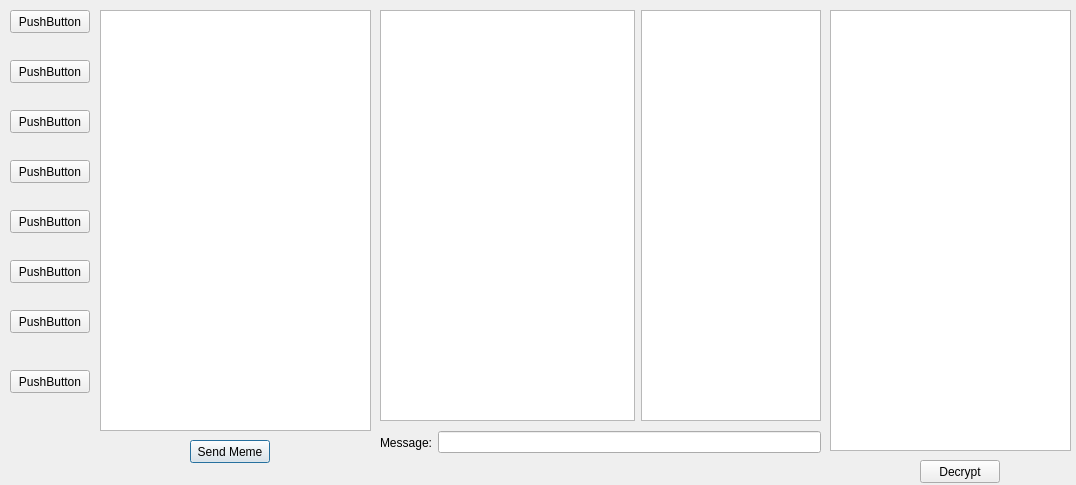
<?xml version="1.0" encoding="UTF-8"?>
<ui version="4.0">
 <class>ChatDialog</class>
 <widget class="QDialog" name="ChatDialog">
  <property name="geometry">
   <rect>
    <x>0</x>
    <y>0</y>
    <width>1076</width>
    <height>485</height>
   </rect>
  </property>
  <property name="windowTitle">
   <string>Chat</string>
  </property>
  <widget class="QWidget" name="layoutWidget">
   <property name="geometry">
    <rect>
     <x>380</x>
     <y>10</y>
     <width>441</width>
     <height>411</height>
    </rect>
   </property>
   <layout class="QHBoxLayout">
    <property name="spacing">
     <number>6</number>
    </property>
    <property name="leftMargin">
     <number>0</number>
    </property>
    <property name="topMargin">
     <number>0</number>
    </property>
    <property name="rightMargin">
     <number>0</number>
    </property>
    <property name="bottomMargin">
     <number>0</number>
    </property>
    <item>
     <widget class="QTextEdit" name="textEdit">
      <property name="focusPolicy">
       <enum>Qt::NoFocus</enum>
      </property>
      <property name="readOnly">
       <bool>true</bool>
      </property>
     </widget>
    </item>
    <item>
     <widget class="QListWidget" name="listWidget">
      <property name="maximumSize">
       <size>
        <width>180</width>
        <height>16777215</height>
       </size>
      </property>
      <property name="focusPolicy">
       <enum>Qt::NoFocus</enum>
      </property>
     </widget>
    </item>
   </layout>
  </widget>
  <widget class="QWidget" name="layoutWidget">
   <property name="geometry">
    <rect>
     <x>380</x>
     <y>430</y>
     <width>441</width>
     <height>25</height>
    </rect>
   </property>
   <layout class="QHBoxLayout">
    <property name="spacing">
     <number>6</number>
    </property>
    <property name="leftMargin">
     <number>0</number>
    </property>
    <property name="topMargin">
     <number>0</number>
    </property>
    <property name="rightMargin">
     <number>0</number>
    </property>
    <property name="bottomMargin">
     <number>0</number>
    </property>
    <item>
     <widget class="QLabel" name="label">
      <property name="text">
       <string>Message:</string>
      </property>
     </widget>
    </item>
    <item>
     <widget class="QLineEdit" name="lineEdit"/>
    </item>
   </layout>
  </widget>
  <widget class="QGraphicsView" name="graphicsView">
   <property name="geometry">
    <rect>
     <x>830</x>
     <y>10</y>
     <width>241</width>
     <height>441</height>
    </rect>
   </property>
  </widget>
  <widget class="QGraphicsView" name="graphicsView_2">
   <property name="geometry">
    <rect>
     <x>100</x>
     <y>10</y>
     <width>271</width>
     <height>421</height>
    </rect>
   </property>
  </widget>
  <widget class="QPushButton" name="pushButton">
   <property name="geometry">
    <rect>
     <x>190</x>
     <y>440</y>
     <width>80</width>
     <height>23</height>
    </rect>
   </property>
   <property name="text">
    <string>Send Meme</string>
   </property>
  </widget>
  <widget class="QPushButton" name="pushButton_2">
   <property name="geometry">
    <rect>
     <x>10</x>
     <y>10</y>
     <width>80</width>
     <height>23</height>
    </rect>
   </property>
   <property name="text">
    <string>PushButton</string>
   </property>
  </widget>
  <widget class="QPushButton" name="pushButton_3">
   <property name="geometry">
    <rect>
     <x>10</x>
     <y>60</y>
     <width>80</width>
     <height>23</height>
    </rect>
   </property>
   <property name="text">
    <string>PushButton</string>
   </property>
  </widget>
  <widget class="QPushButton" name="pushButton_4">
   <property name="geometry">
    <rect>
     <x>10</x>
     <y>110</y>
     <width>80</width>
     <height>23</height>
    </rect>
   </property>
   <property name="text">
    <string>PushButton</string>
   </property>
  </widget>
  <widget class="QPushButton" name="pushButton_5">
   <property name="geometry">
    <rect>
     <x>10</x>
     <y>160</y>
     <width>80</width>
     <height>23</height>
    </rect>
   </property>
   <property name="text">
    <string>PushButton</string>
   </property>
  </widget>
  <widget class="QPushButton" name="pushButton_6">
   <property name="geometry">
    <rect>
     <x>10</x>
     <y>210</y>
     <width>80</width>
     <height>23</height>
    </rect>
   </property>
   <property name="text">
    <string>PushButton</string>
   </property>
  </widget>
  <widget class="QPushButton" name="pushButton_7">
   <property name="geometry">
    <rect>
     <x>10</x>
     <y>260</y>
     <width>80</width>
     <height>23</height>
    </rect>
   </property>
   <property name="text">
    <string>PushButton</string>
   </property>
  </widget>
  <widget class="QPushButton" name="pushButton_8">
   <property name="geometry">
    <rect>
     <x>10</x>
     <y>310</y>
     <width>80</width>
     <height>23</height>
    </rect>
   </property>
   <property name="text">
    <string>PushButton</string>
   </property>
  </widget>
  <widget class="QPushButton" name="pushButton_9">
   <property name="geometry">
    <rect>
     <x>10</x>
     <y>370</y>
     <width>80</width>
     <height>23</height>
    </rect>
   </property>
   <property name="text">
    <string>PushButton</string>
   </property>
  </widget>
  <widget class="QPushButton" name="pushButton_10">
   <property name="geometry">
    <rect>
     <x>920</x>
     <y>460</y>
     <width>80</width>
     <height>23</height>
    </rect>
   </property>
   <property name="text">
    <string>Decrypt</string>
   </property>
  </widget>
 </widget>
 <resources/>
 <connections/>
</ui>
